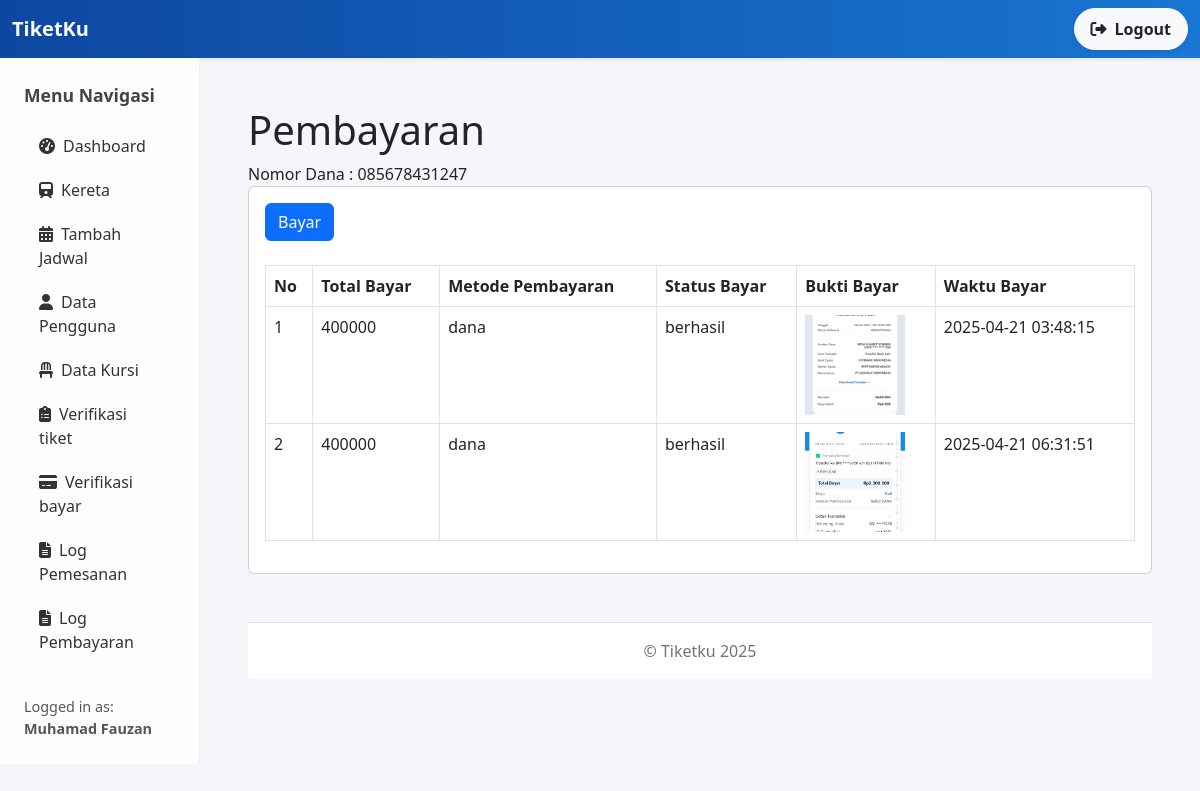
/index.php?page=pembayaran (signed in), run on the app's committed database.
### tables this page shows
CREATE TABLE `pembayaran` (
  `id_pembayaran` int NOT NULL,
  `id_pemesanan` int NOT NULL,
  `metodebayar` varchar(100) NOT NULL,
  `status` enum('proses','berhasil','gagal') NOT NULL,
  `bukti_bayar` varchar(100) NOT NULL,
  `waktu_bayar` timestamp NOT NULL DEFAULT CURRENT_TIMESTAMP
);

CREATE TABLE `pemesanan` (
  `id_pemesanan` int NOT NULL,
  `id_user` int NOT NULL,
  `id_jadwal` int NOT NULL,
  `jumlah_tiket` int NOT NULL,
  `total_bayar` int NOT NULL,
  `status_bayar` enum('diproses','berhasil','gagal') NOT NULL,
  `waktu_pemesanan` timestamp NOT NULL DEFAULT CURRENT_TIMESTAMP
);

### pembayaran.php (the view, shortened to what this page needs)
<h1 class="mt-4">Pembayaran</h1>
<div class="row">
    <div class="col-md-12">
    </div>
</div>
<div class="card">
    <div class="card-body">
<div class="row">
    <div class="col-md-12">
        <a href="?page=pembayaran_tambah" class="btn btn-primary">Bayar</a><br><br>
        <table class="table table-bordered" id="dataTable" width="100%" cellspacing="0">
            <tr>
                <th>No</th>
                <th>Total Bayar</th>
                <th>Metode Pembayaran</th>
                <th>Status Bayar</th>
                <th>Bukti Bayar</th>
                <th>Waktu Bayar</th>
            </tr>
            <?php
            $i = 1;
                $query = mysqli_query($koneksi, "SELECT * FROM pembayaran LEFT JOIN pemesanan on pembayaran.id_pemesanan = pemesanan.id_pemesanan");
                while($data = mysqli_fetch_array($query)){
                    ?>
                    <tr>
                        <td><?php echo $i++; ?></td>
                        <td><?php echo $data['total_bayar']; ?></td>
                        <td><?php echo $data['metodebayar']; ?></td>
                        <td><?php echo $data['status']; ?></td>
                        <td>
                            <a href="uploads/<?php echo $data['bukti_bayar']; ?>" target="_blank">
                                <img src="uploads/<?php echo $data['bukti_bayar']; ?>" width="100" height="100" style="object-fit: cover;">
                            </a>
                        </td>
                        <td><?php echo $data['waktu_bayar']; ?></td>
                    </tr>
            <?php
                }
            ?>
        </table>
    </div>
</div>
    </div>
</div>

### index.php (style rules this page uses)
body { background-color: #f4f6f9; font-family: 'Segoe UI', sans-serif; }

### data on the page
pembayaran: id_pemesanan.total_bayar "400000", metodebayar "dana", status "berhasil", bukti_bayar (picture), waktu_bayar "2025-04-21 03:48:15"
pembayaran: id_pemesanan.total_bayar "400000", metodebayar "dana", status "berhasil", bukti_bayar (picture), waktu_bayar "2025-04-21 06:31:51"

### other printed values
$_SESSION['user']['nama'] "Muhamad Fauzan"
